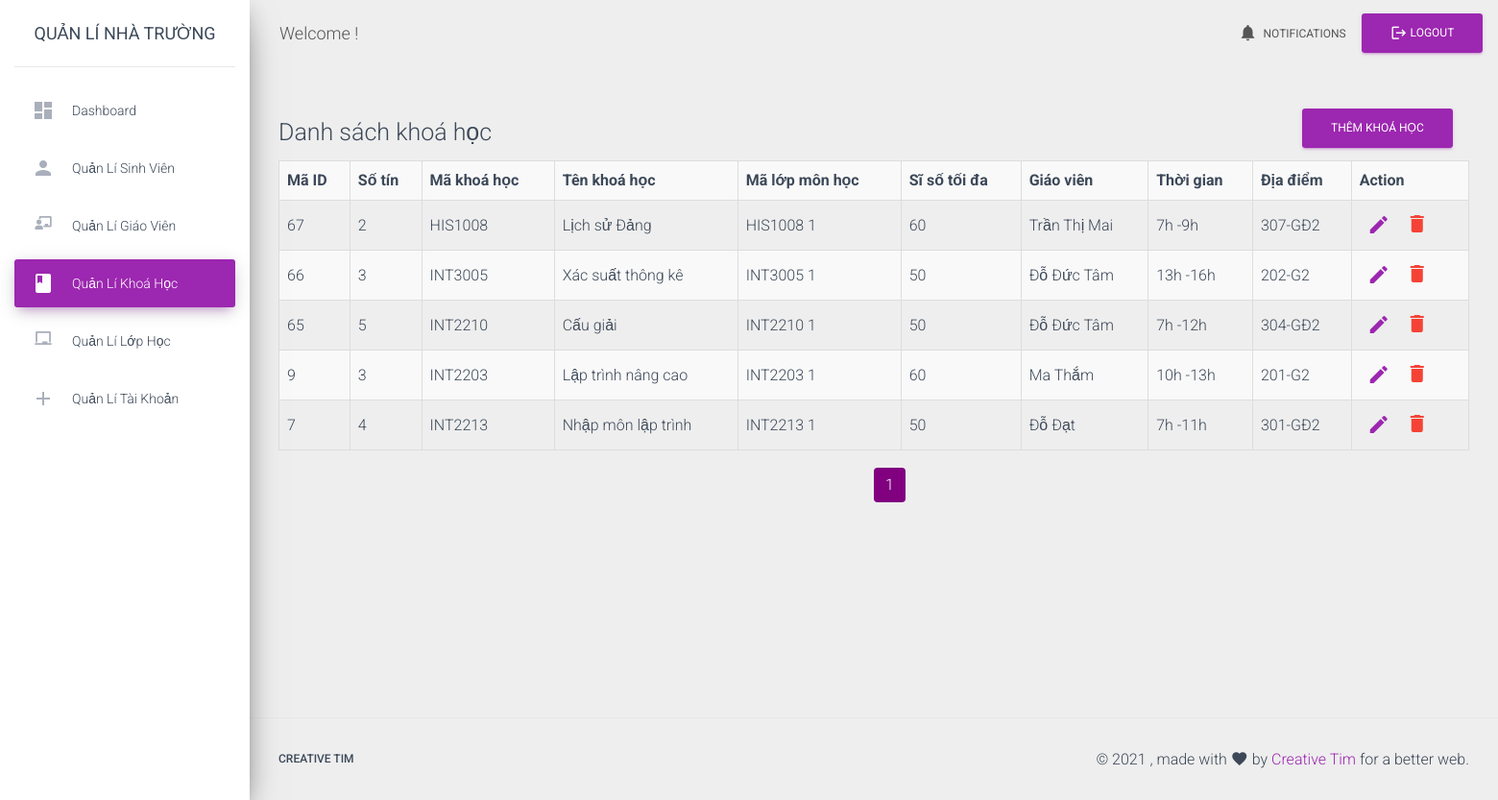
Page /manageCourse.php?type=view&page=1 (signed in) on the earlier database version.
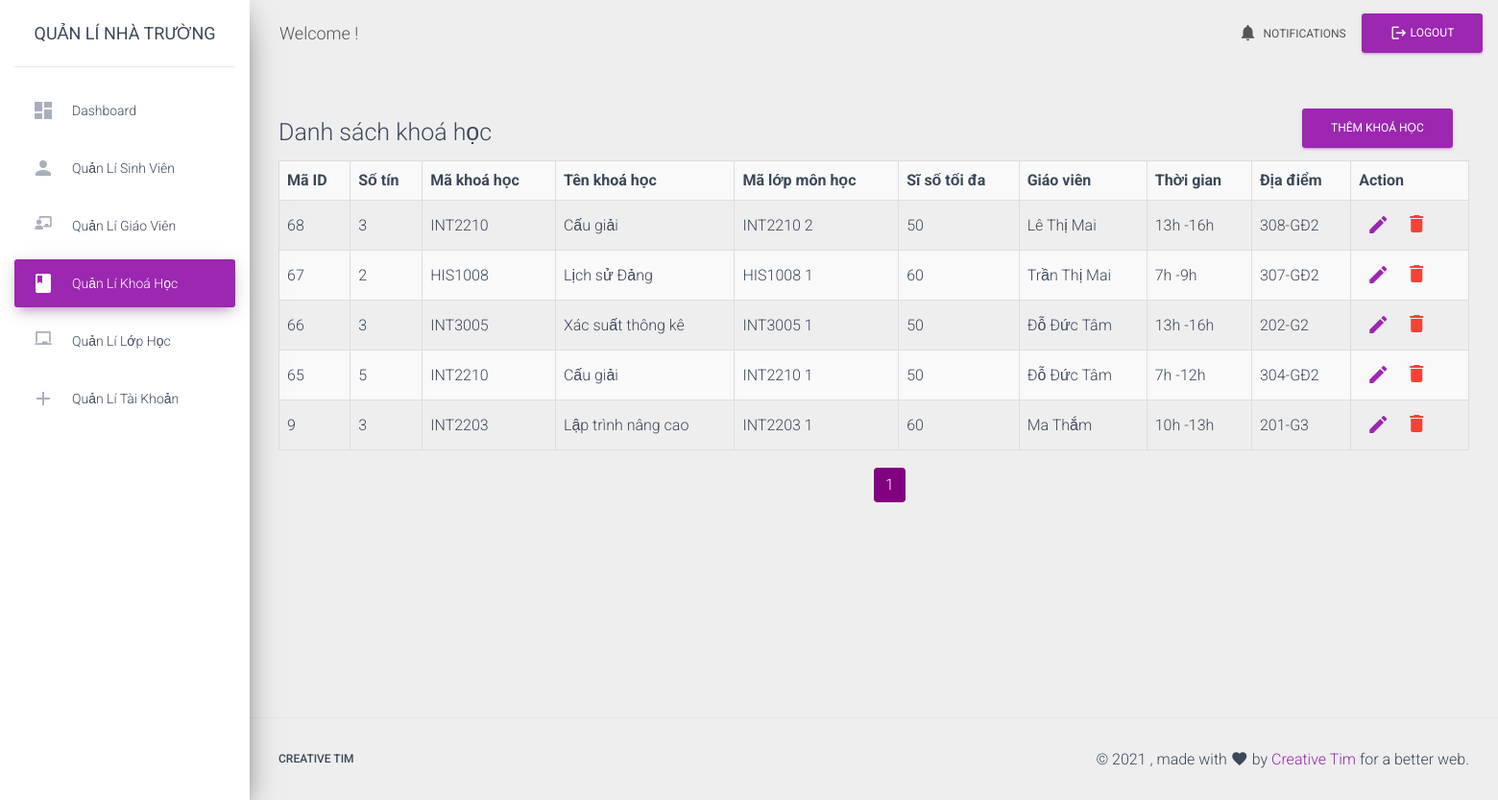
Same page on the later database version.
### tables this page shows
CREATE TABLE `courses` (
  `id` int(11) NOT NULL,
  `credit` int(11) NOT NULL,
  `startTime` varchar(5) NOT NULL,
  `endTime` varchar(5) NOT NULL,
  `place` varchar(11) NOT NULL,
  `courseCode` varchar(15) NOT NULL,
  `courseName` varchar(50) NOT NULL,
  `courseClassCode` varchar(20) NOT NULL,
  `maxStudent` int(11) NOT NULL,
  `teacherId` int(11) NOT NULL
);

CREATE TABLE `teachers` (
  `id` int(11) NOT NULL,
  `fullName` varchar(50) NOT NULL,
  `unit` varchar(50) NOT NULL,
  `contactNumber` varchar(11) NOT NULL
);

### module/course/queryOnCourse.php (called while the page is built, shortened)
<?php
require_once './connection.php';
require_once 'function/functions.php';
require_once './models/Teacher.php';
require_once './models/Course.php';
if (isset($_GET["type"])) {
    $type = $_GET["type"];
    $selectedCourses = new Course("");
    if ($type == 'view') {
        if (isset($_GET['page'])) {
            $page = $_GET['page'];
        }
        $selectCourses = $selectedCourses->filter("id", "DESC", LIMIT, "$page");
        $courseList = array();
        while ($course = $selectCourses->fetch_assoc()) {
            $newCourse = new Course("$course[id]");
            $courseList[] = $newCourse->get();
        }
    }
}

### models/BaseModel.php (called while the page is built, shortened)
<?php
abstract class BaseModel
{
    protected $conn;
    protected $table = 'table';
    protected $id = 0;
    public function filter($column, $direction = 'DESC', $limit = 10, $page = 1, $table="")
    {
        $condition = '1';
        if ($limit != -1)
        {
            $condition .= ' ORDER BY ' . $column . ' ' . $direction . ' LIMIT ' . ($limit * ($page - 1)) . ', ' . $limit;
        } else {
            $condition .= ' ORDER BY ' . $column . ' ' . $direction;
        }
        if ($table == "" )
        {
            $sqlSelect = "SELECT * FROM {$this->table} WHERE $condition";
        }
        else
        {
            $sqlSelect = "$table";
            if ($limit != -1) {
                $sqlSelect .= " LIMIT " . ($limit * ($page - 1)) . ', ' . $limit;
            }
        }
        return $this->conn->query($sqlSelect);
    }
    public function get()
    {
        if ($this->id != 0 && $this->id != '') {
            $sqlGet = "select * from {$this->table} where id= '{$this->id}'";
            return $this->conn->query($sqlGet)->fetch_assoc();
        } else {
            $sqlGet = "select * from {$this->table}";
        }
        return $this->conn->query($sqlGet);
    }
}

### models/Course.php (called while the page is built, shortened)
<?php
require_once "BaseModel.php";
class Course extends BaseModel
{
    public function __construct($id)
    {
        global $conn;
        $this->conn = $conn;
        $this->id = $id;
    }
}

### module/course/view.php (the view, shortened to what this page needs)
<div class="row">
    <div class="col-sm-3">
        <h3>Danh sách khoá học</h3>
    </div>
    <div  class="col-sm-9 text-right">
        <a class='nav-link' href='manageCourse.php?type=add'>
            <button class="btn btn-primary">Thêm khoá học</button>
        </a>
    </div>
</div>
<?php
if (count($courseList) <= 0) {
echo "0 results";
} else {
?>
<form method='get'>
    <table style='width:100%; text-align: left' class='table table-striped table-bordered table-hover'>
        <tr>
            <th>Mã ID</th>
            <th>Số tín</th>
            <th>Mã khoá học</th>
            <th>Tên khoá học</th>
            <th>Mã lớp môn học</th>
            <th>Sĩ số tối đa</th>
            <th>Giáo viên</th>
            <th>Thời gian</th>
            <th>Địa điểm</th>
            <th>Action</th>
        </tr>
<?php
        foreach ($courseList as $row) {
        $query = getActionForm('manageCourse.php', $row['id']);
        $selectTeacher = selectElementFrom("teachers", "*", "id ='$row[teacherId]'");
        $teacherName = $selectTeacher->fetch_assoc()['fullName'];
        echo "<tr>";
            echo "<td>$row[id]</td>
            <td>$row[credit]</td>
            <td>$row[courseCode]</td>
            <td>$row[courseName]</td>
            <td>$row[courseClassCode]</td>
            <td>$row[maxStudent]</td>
            <td>$teacherName</td>
            <td>$row[startTime] -$row[endTime]  </td>
            <td>$row[place]</td>
            <td>$query</td>
        </tr>";
        }
        echo "
    </table>
</form>";
}
$total_pages = ceil($selectedCourses->get()->num_rows / LIMIT);
$pagLink = "<ul class='pagination'>";
for ($i = 1; $i <= $total_pages; $i++) {
    $pagLink .= "<li class='page-item'>";
    $toLink = "manageCourse.php?type=view";
    if (isset($_GET['page']) && $_GET['page'] == $i) {
        $toLink .= "&page=$i";
        $pagLink .= "<a class='page-link active' href='$toLink'>" . $i . "</a>";
    } else {
        $toLink .= "&page=$i";
        $pagLink .= "<a class='page-link' href='$toLink'>" . $i . "</a>";
    }
    $pagLink .= "</li>";
}
echo $pagLink . "</ul>";

### manageCourse.php (shortened to what this page needs)
<?php
require_once "module/course/queryOnCourse.php";
?>
<!DOCTYPE html>
<html lang="en">
<head>
    <?php require_once "includes/headContents.php"?>
</head>
<body>
  <div class="wrapper ">
      <?php $active_menu = 'course'; ?>
      <?php require_once 'slide_bar.php' ?>
    <div class="main-panel">
      <?php require_once "includes/header.php"?>
      <div class="content">
        <div class="container-fluid">
        	<?php require_once "$view_file_name"?>
        </div>
      </div>
      <?php require_once "includes/footer.php";
      ?>
    </div>
  </div>
</body>
</html>

### includes/headContents.php (shortened to what this page needs)
<link rel="stylesheet" href="/assets/fonts/fontawesome/all.min.css">
<link rel="stylesheet" type="text/css" href="assets/css/material-dashboard.css"/>
<link href="assets/css/styleQueryForm.css" rel="stylesheet" type="text/css"/>

### slide_bar.php (shortened to what this page needs)
<?php $active_menu = isset($active_menu) ? $active_menu : 'index'; ?>
<?php
$username = $_SESSION['username'];
$selectUser = selectElementFrom("users", "*", "username='$username'");
$user = $selectUser->fetch_assoc();
$title = $user['title'];
?>
<div class="sidebar" data-color="purple" data-background-color="white">
    <div class="logo">
        <?php
        if ($title == 'admin') {
            ?>
            <a href="process.php" class="simple-text logo-normal">
                Quản lí nhà trường
            </a>
        <?php } ?>
    </div>
    <div class="sidebar-wrapper">
        <form class="main-form" method="get">
            <ul class="nav">
                <li class="nav-item <?= $active_menu == 'index' ? 'active' : '' ?>">
                    <a class="nav-link" href="process.php">
                        <i class="material-icons">dashboard</i>
                        <p>Dashboard</p>
                    </a>
                </li>
                <?php
                global $title;
                if ($title == 'admin') { ?>
                    <li class="nav-item <?= $active_menu == 'student' ? 'active' : '' ?>">
                        <a class="nav-link" href="manageStudent.php?type=view&page=1&order=id&direction=DESC">
                            <i class="material-icons">person</i>
                            <p>Quản lí sinh viên</p>
                        </a>
                    </li>
                    <li class="nav-item <?= $active_menu == 'teacher' ? 'active' : '' ?>">
                        <a class="nav-link" href="manageTeacher.php?type=view&page=1&order=id&direction=DESC">
                            <i class="material-icons fas fa-chalkboard-teacher"></i>
                            <p>Quản lí giáo viên</p>
                        </a>
                    </li>
                    <li class="nav-item <?= $active_menu == 'course' ? 'active' : '' ?>">
                        <a class="nav-link" href="manageCourse.php?type=view&page=1">
                            <i class="material-icons">book</i>
                            <p>Quản lí khoá học</p>
                        </a>
                    </li>
                    <li class="nav-item <?= $active_menu == 'class' ? 'active' : '' ?>">
                        <a class="nav-link" href="manageClass.php?type=view&page=1">
                            <i class="material-icons fas fa-chalkboard"></i>
                            <p>Quản lí lớp học</p>
                        </a>
                    </li>
                    <li class="nav-item <?= $active_menu == 'account' ? 'active' : '' ?>">
                        <a class="nav-link" href="queryOnAccount.php?type=view&page=1">
                            <i class="material-icons">add</i>
                            <p>Quản lí tài khoản</p>
                        </a>
                    </li>
                <?php }
                    ?>
            </ul>
        </form>
    </div>
</div>

### includes/header.php (shortened to what this page needs)
<nav
	class="navbar navbar-expand-lg navbar-transparent navbar-absolute fixed-top ">
	<div class="container-fluid">
		<div class="navbar-wrapper" id="div-img">
			<a class="navbar-brand" href="process.php" id="welcome">Welcome
                <?php
                if (isset($_SESSION['username'])) {
                    $selectUser = selectElementFrom("users", "*", "username = '$_SESSION[username]'");
                    $user = $selectUser->fetch_assoc();
                    if (isset($user['representName'])){
                        echo "$user[representName]!";
                    } else {
                        echo "$user[username]!";
                    }
                } else {
                    $_SESSION['permission'] = false;
                }
                ?>
            </a>
		</div>
        <div class="collapse navbar-collapse justify-content-end">
            <ul class="navbar-nav">
                <li class="nav-item">
                    <a class="nav-link" href="javascript:;">
                        <i class="material-icons">notifications</i> Notifications
                    </a>
                </li>
                <li class="nav-item">
                    <a href="logout.php">
                        <button type="button" name="logout" class="btn btn-primary">
                            <i class="material-icons">logout</i> Logout
                        </button>
                    </a>
                </li>
            </ul>
        </div>
    </div>
</nav>

### function/functions.php (shortened to what this page needs)
<?php
function getActionForm($originLink, $id, $edit = true, $delete = true, $deletedElement = "", $regis = false, $addCourse = false, $studentId = "", $combine = "")
{
    $res = "<ul style='display: flex'>";
    if ($edit) {
        $res .= "
                <li class='item'>
                <a class='nav-link' href='$originLink?type=edit&for=$id'>
                <i class='material-icons'>edit</i>
                </a></li>";
    }
    if ($delete) {
        if ($deletedElement == '') {
            $url = "$originLink?type=delete&for=$id";
        } else if ($deletedElement != '') {
            $url = "$originLink?type=delete&for=$id&ele=$deletedElement";
        }
        $res .= '<li class="item" onClick="confirmDelete(\'' . $url . '\')" id="delete_item">
                <i class="material-icons text-danger" style="cursor: pointer; padding: 0.25rem 0.5rem">delete</i>
                </li>';
    }
    $res .= "</ul>";
    return $res;
}
function selectElementFrom($table, $element = '*', $condition = "1", $limit = "")
{
    global $conn;
    $sqlSelect = "SELECT $element FROM $table WHERE $condition $limit";
    $query = $conn->query($sqlSelect);
    return $query;
}
        ?>

### includes/footer.php (shortened to what this page needs)
<footer class="footer">
	<div class="container-fluid">
		<nav class="float-left">
			<ul>
				<li><a href="https://www.creative-tim.com"> Creative Tim </a></li>
			</ul>
		</nav>
		<div class="copyright float-right">
			&copy;
			, made with <i class="material-icons">favorite</i> by <a
				href="https://www.creative-tim.com" target="_blank">Creative Tim</a>
			for a better web.
		</div>
	</div>
</footer>

### assets/css/styleQueryForm.css (style rules this page uses)
.item { list-style: none; display: inline-block; }
.item a.nav-link { padding: 0.25rem 0.5rem !important; }
.sidebar .nav svg { font-size: 24px; float: left; margin-right: 15px; line-height: 30px; width: 30px; padding: 5px; text-align: center; color: #a9afbb; }
.pagination { position: relative; left: 50%; top: 50%; }
.page-link.active { color: white; background: purple; }

### slide_bar.php (style rules this page uses)
#div-img { max-width: 100%; max-height: 100%; }

Differences in the rows shown:
removed courses: id "7", credit "4", courseCode "INT2213", courseName "Nhập môn lập trình", courseClassCode "INT2213 1", maxStudent "50", teacherId.fullName "Đỗ Đạt", startTime "7h", endTime "11h", place "301-GĐ2"
added courses: id "68", credit "3", courseCode "INT2210", courseName "Cấu giải", courseClassCode "INT2210 2", maxStudent "50", teacherId.fullName "Lê Thị Mai", startTime "13h", endTime "16h", place "308-GĐ2"
changed courses "INT2203": place "201-G2" → "201-G3"
